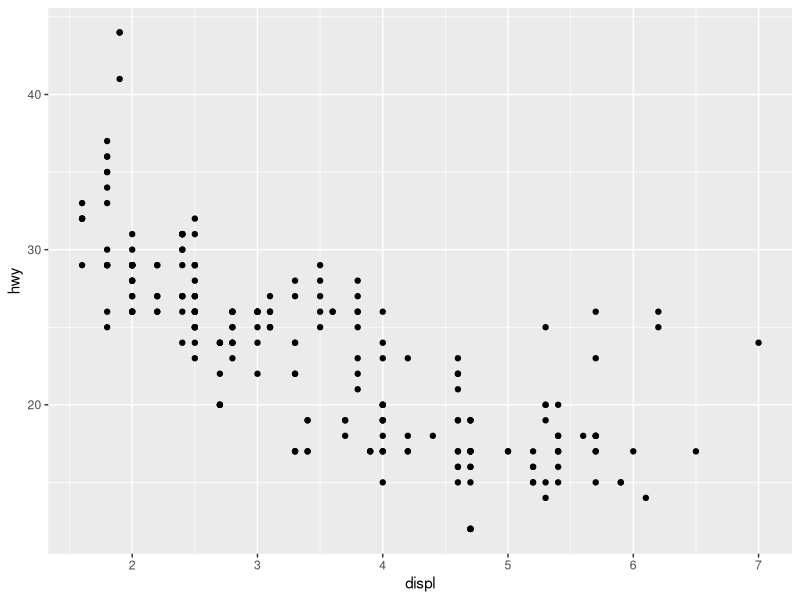
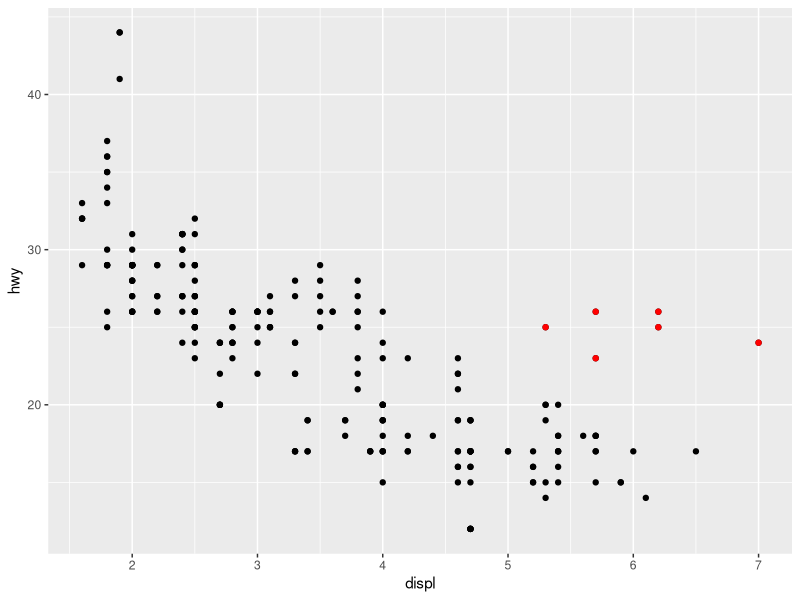
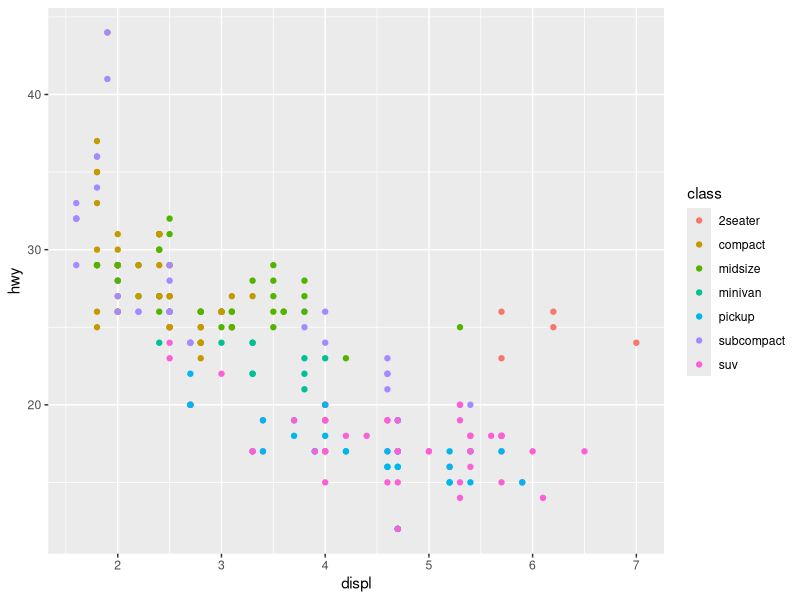
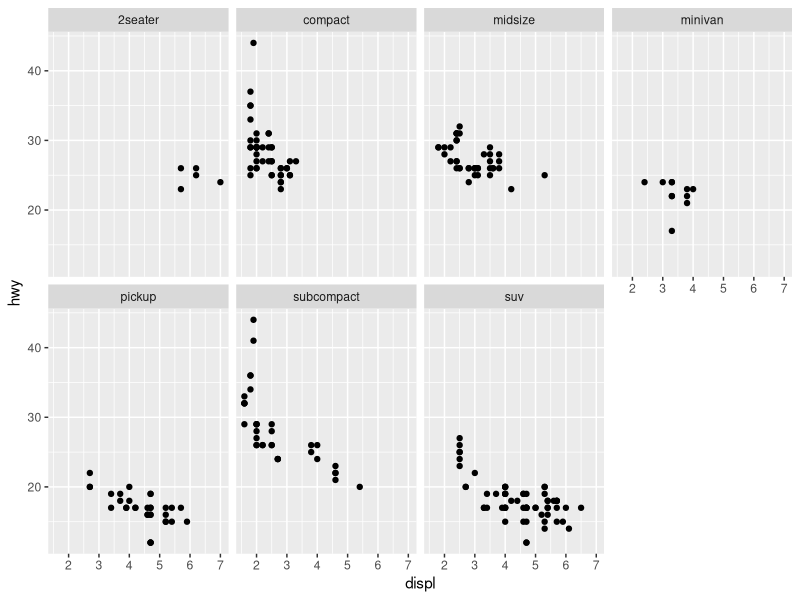
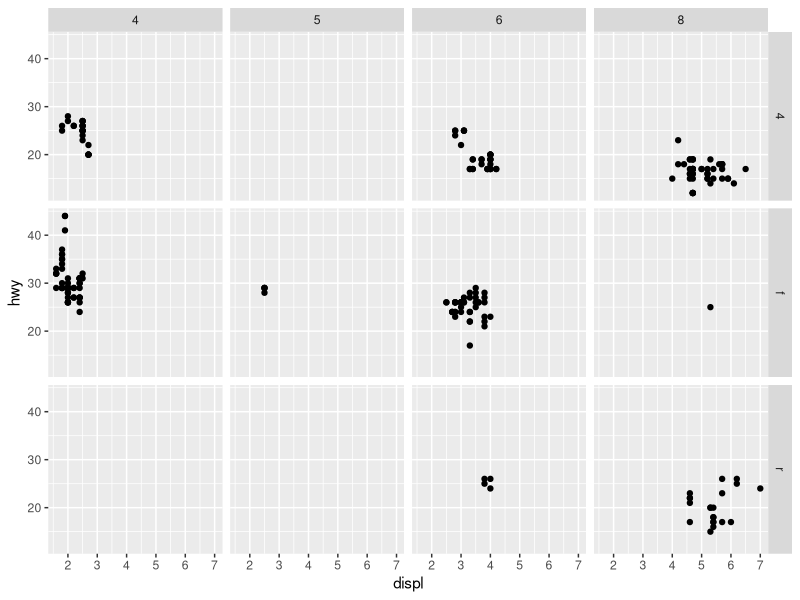
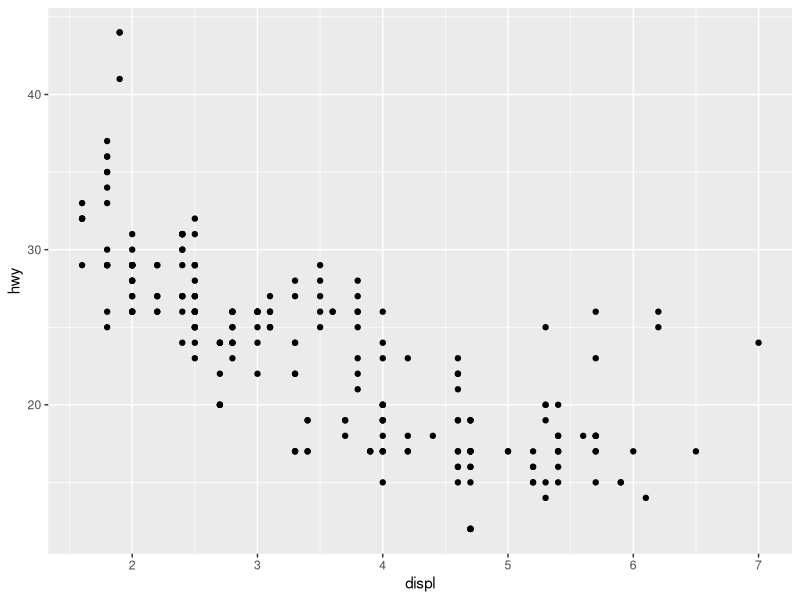
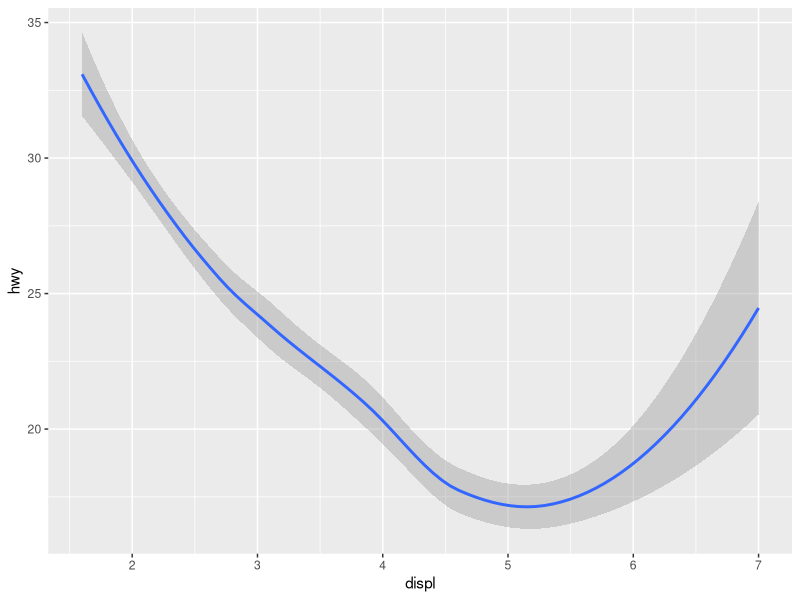
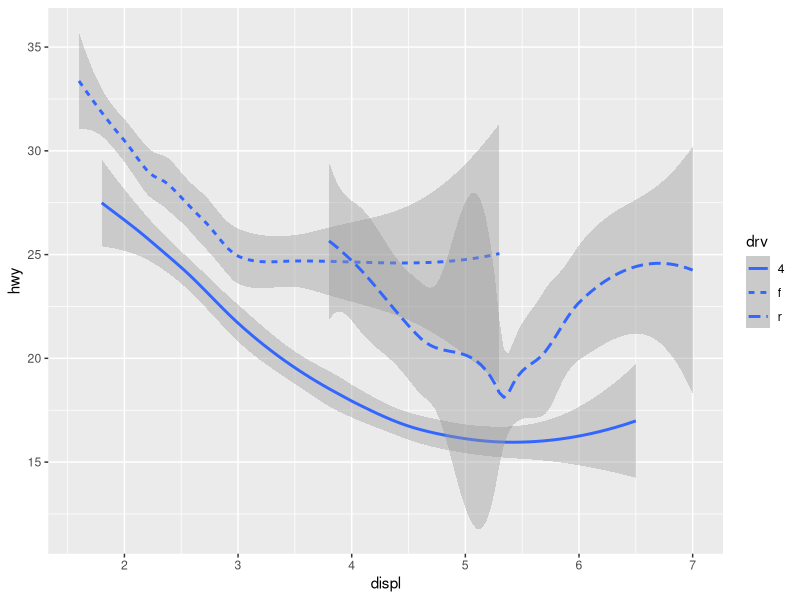

Here is the R script that generated these plots, in order:
## ---- chunk 1
library(tidyverse)
## ---- chunk 2
mpg
## ---- chunk 3
#| output-location: default
ggplot(data = mpg) + 
  geom_point(mapping = aes(x = displ, y = hwy))
## ---- chunk 4
#| echo: false
#| fig-width: 5
#| fig-height: 4

ggplot(data = mpg, mapping = aes(x = displ, y = hwy)) +
  geom_point() + 
  geom_point(data = dplyr::filter(mpg, displ > 5, hwy > 20), colour = "red")
## ---- chunk 5
#| output-location: default
#| fig-width: 6
#| fig-height: 3

ggplot(data = mpg) + 
  geom_point(mapping = aes(x = displ, y = hwy, color = class))

## ---- chunk 6
#| fig-width: 10
#| fig-height: 4
ggplot(data = mpg) + 
  geom_point(mapping = aes(x = displ, y = hwy)) + 
  facet_wrap(~ class, nrow = 2)
## ---- chunk 7
#| fig-width: 10
#| fig-height: 4
ggplot(data = mpg) + 
  geom_point(mapping = aes(x = displ, y = hwy)) + 
  facet_grid(drv ~ cyl)
## ---- chunk 8
#| fig-width: 5
#| fig-height: 4
ggplot(data = mpg) + 
  geom_point(mapping = aes(x = displ, y = hwy))
## ---- chunk 9
#| fig-width: 5
#| fig-height: 4
ggplot(data = mpg) + 
  geom_smooth(mapping = aes(x = displ, y = hwy)) 
## ---- chunk 10
#| message: false
#| fig-width: 5
#| fig-height: 4
ggplot(data = mpg) + 
  geom_smooth(mapping = aes(x = displ, 
                            y = hwy, 
                            linetype = drv))
## ---- chunk 11
#| echo: false
ggplot(data = mpg, mapping = aes(x = displ, y = hwy, color = drv)) + 
  geom_point() +
  geom_smooth(mapping = aes(linetype = drv)) 
## ---- chunk 12
#| fig-width: 5
#| fig-height: 4
ggplot(data = mpg) +
  geom_smooth(mapping = aes(x = displ, 
                            y = hwy, 
                            group = drv))
## ---- chunk 13
#| fig-width: 5
#| fig-height: 4
ggplot(data = mpg) +
  geom_smooth(mapping = aes(x = displ,
                            y = hwy, 
                            color = drv),
    show.legend = FALSE)
## ---- chunk 14
#| message: false
#| fig-width: 10
#| fig-height: 3
ggplot(data = mpg) + 
  geom_point(mapping = aes(x = displ, y = hwy)) +
  geom_smooth(mapping = aes(x = displ, y = hwy))
## ---- chunk 15
#| message: false
#| fig-width: 10
#| fig-height: 3
ggplot(data = mpg, mapping = aes(x = displ, y = hwy)) + 
  geom_point(mapping = aes(color = class)) + 
  geom_smooth()
## ---- chunk 16
#| message: false
#| fig-width: 10
#| fig-height: 3
ggplot(data = mpg, mapping = aes(x = displ, y = hwy)) + 
  geom_point(mapping = aes(color = class)) + 
  geom_smooth(data = filter(mpg, class == "subcompact"), se = FALSE)
## ---- chunk 17
#| fig-width: 10
#| fig-height: 3
ggplot(data = diamonds) + 
  geom_bar(mapping = aes(x = cut))
## ---- chunk 18
#| output-location: column
#| fig-width: 5
#| fig-height: 4
demo <- tribble(
  ~cut,         ~freq,
  "Fair",       1610,
  "Good",       4906,
  "Very Good",  12082,
  "Premium",    13791,
  "Ideal",      21551
)

ggplot(data = demo) +
  geom_bar(mapping = aes(x = cut, 
                         y = freq), 
           stat = "identity")
## ---- chunk 19
#| fig-width: 10
#| fig-height: 4
ggplot(data = diamonds) + 
  geom_bar(mapping = aes(x = cut, color = cut))
## ---- chunk 20
#| fig-width: 10
#| fig-height: 4
ggplot(data = diamonds) + 
  geom_bar(mapping = aes(x = cut, fill = cut))
## ---- chunk 21
#| fig-width: 10
#| fig-height: 4
ggplot(data = diamonds) + 
  geom_bar(mapping = aes(x = cut, fill = clarity))
## ---- chunk 22
#| fig-width: 10
#| fig-height: 4
ggplot(data = diamonds) + 
  geom_bar(mapping = aes(x = cut, fill = clarity), position = "fill")
## ---- chunk 23
#| fig-width: 10
#| fig-height: 4
ggplot(data = diamonds) + 
  geom_bar(mapping = aes(x = cut, fill = clarity), position = "dodge")
## ---- chunk 24
#| fig-width: 5
#| fig-height: 4
ggplot(data = mpg) + 
  geom_point(mapping = aes(x = displ, 
                           y = hwy))
## ---- chunk 25
#| fig-width: 5
#| fig-height: 4
ggplot(data = mpg) + 
  geom_point(mapping = aes(x = displ, 
                           y = hwy), 
             position = "jitter")
